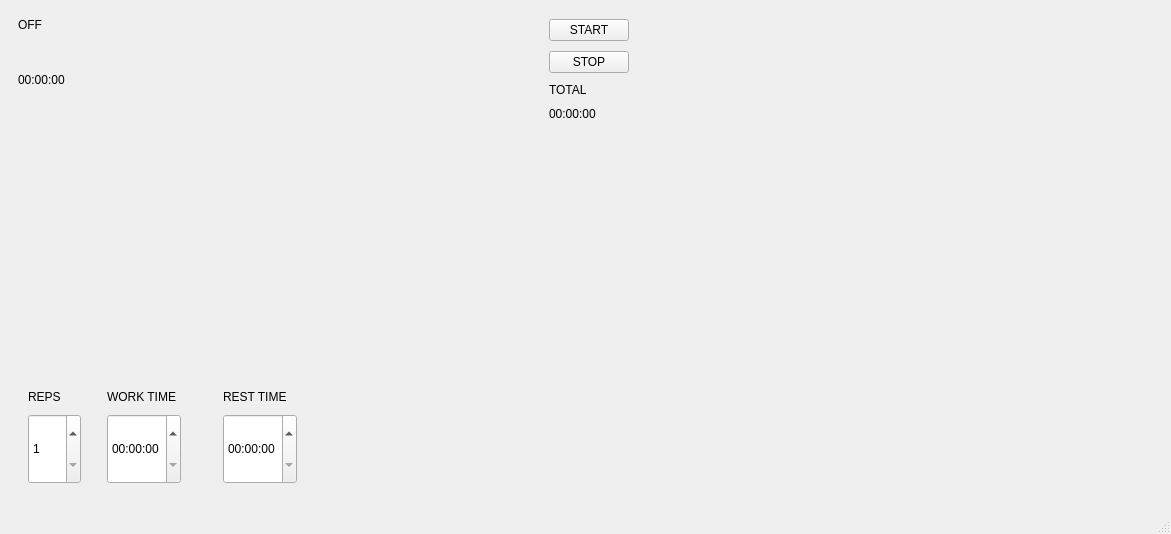
<?xml version="1.0" encoding="UTF-8"?>
<ui version="4.0">
 <class>MainWindow</class>
 <widget class="QMainWindow" name="MainWindow">
  <property name="geometry">
   <rect>
    <x>0</x>
    <y>0</y>
    <width>1171</width>
    <height>534</height>
   </rect>
  </property>
  <property name="sizePolicy">
   <sizepolicy hsizetype="Preferred" vsizetype="Preferred">
    <horstretch>0</horstretch>
    <verstretch>0</verstretch>
   </sizepolicy>
  </property>
  <property name="minimumSize">
   <size>
    <width>1095</width>
    <height>0</height>
   </size>
  </property>
  <property name="windowTitle">
   <string>@imitatehappiness timer-app</string>
  </property>
  <property name="windowIcon">
   <iconset resource="resources/resources.qrc">
    <normaloff>:/resources/icons/timer.png</normaloff>:/resources/icons/timer.png</iconset>
  </property>
  <property name="styleSheet">
   <string notr="true"/>
  </property>
  <widget class="QWidget" name="centralwidget">
   <layout class="QGridLayout" name="gridLayout_7">
    <item row="0" column="0">
     <widget class="QFrame" name="frame_2">
      <property name="frameShape">
       <enum>QFrame::NoFrame</enum>
      </property>
      <property name="frameShadow">
       <enum>QFrame::Raised</enum>
      </property>
      <layout class="QGridLayout" name="gridLayout">
       <item row="0" column="0">
        <layout class="QGridLayout" name="gridLayout_2">
         <item row="2" column="0" rowspan="6">
          <widget class="QLabel" name="l_timer_value">
           <property name="text">
            <string>00:00:00</string>
           </property>
          </widget>
         </item>
         <item row="1" column="0">
          <widget class="QLabel" name="l_off_work">
           <property name="styleSheet">
            <string notr="true"/>
           </property>
           <property name="text">
            <string>OFF</string>
           </property>
          </widget>
         </item>
        </layout>
       </item>
      </layout>
     </widget>
    </item>
    <item row="2" column="0">
     <spacer name="verticalSpacer">
      <property name="orientation">
       <enum>Qt::Vertical</enum>
      </property>
      <property name="sizeType">
       <enum>QSizePolicy::Expanding</enum>
      </property>
      <property name="sizeHint" stdset="0">
       <size>
        <width>20</width>
        <height>40</height>
       </size>
      </property>
     </spacer>
    </item>
    <item row="3" column="0">
     <widget class="QFrame" name="frame">
      <property name="frameShape">
       <enum>QFrame::NoFrame</enum>
      </property>
      <property name="frameShadow">
       <enum>QFrame::Raised</enum>
      </property>
      <layout class="QGridLayout" name="gridLayout_6">
       <item row="2" column="0">
        <widget class="QFrame" name="frame_4">
         <property name="frameShape">
          <enum>QFrame::NoFrame</enum>
         </property>
         <property name="frameShadow">
          <enum>QFrame::Raised</enum>
         </property>
         <layout class="QGridLayout" name="gridLayout_3">
          <property name="leftMargin">
           <number>10</number>
          </property>
          <property name="topMargin">
           <number>10</number>
          </property>
          <property name="rightMargin">
           <number>10</number>
          </property>
          <property name="bottomMargin">
           <number>10</number>
          </property>
          <property name="spacing">
           <number>10</number>
          </property>
          <item row="0" column="0">
           <widget class="QLabel" name="l_reps">
            <property name="text">
             <string>REPS</string>
            </property>
           </widget>
          </item>
          <item row="1" column="0" rowspan="2" colspan="3">
           <widget class="QSpinBox" name="sB_reps_value">
            <property name="sizePolicy">
             <sizepolicy hsizetype="Preferred" vsizetype="Preferred">
              <horstretch>0</horstretch>
              <verstretch>0</verstretch>
             </sizepolicy>
            </property>
            <property name="minimumSize">
             <size>
              <width>0</width>
              <height>70</height>
             </size>
            </property>
            <property name="styleSheet">
             <string notr="true"/>
            </property>
            <property name="suffix">
             <string/>
            </property>
            <property name="minimum">
             <number>1</number>
            </property>
           </widget>
          </item>
         </layout>
        </widget>
       </item>
       <item row="2" column="1">
        <widget class="QFrame" name="frame_5">
         <property name="frameShape">
          <enum>QFrame::NoFrame</enum>
         </property>
         <property name="frameShadow">
          <enum>QFrame::Raised</enum>
         </property>
         <layout class="QGridLayout" name="gridLayout_4">
          <property name="leftMargin">
           <number>10</number>
          </property>
          <property name="topMargin">
           <number>10</number>
          </property>
          <property name="rightMargin">
           <number>10</number>
          </property>
          <property name="bottomMargin">
           <number>10</number>
          </property>
          <property name="spacing">
           <number>10</number>
          </property>
          <item row="1" column="0" rowspan="2" colspan="3">
           <widget class="QTimeEdit" name="tE_work_time_value">
            <property name="sizePolicy">
             <sizepolicy hsizetype="Maximum" vsizetype="Preferred">
              <horstretch>0</horstretch>
              <verstretch>0</verstretch>
             </sizepolicy>
            </property>
            <property name="minimumSize">
             <size>
              <width>0</width>
              <height>70</height>
             </size>
            </property>
            <property name="currentSection">
             <enum>QDateTimeEdit::HourSection</enum>
            </property>
            <property name="displayFormat">
             <string>hh:mm:ss</string>
            </property>
           </widget>
          </item>
          <item row="0" column="0">
           <widget class="QLabel" name="l_work_time">
            <property name="text">
             <string>WORK TIME</string>
            </property>
           </widget>
          </item>
         </layout>
        </widget>
       </item>
       <item row="2" column="2">
        <widget class="QFrame" name="frame_6">
         <property name="frameShape">
          <enum>QFrame::NoFrame</enum>
         </property>
         <property name="frameShadow">
          <enum>QFrame::Raised</enum>
         </property>
         <layout class="QGridLayout" name="gridLayout_5">
          <property name="leftMargin">
           <number>10</number>
          </property>
          <property name="topMargin">
           <number>10</number>
          </property>
          <property name="rightMargin">
           <number>10</number>
          </property>
          <property name="bottomMargin">
           <number>10</number>
          </property>
          <property name="spacing">
           <number>10</number>
          </property>
          <item row="0" column="0">
           <widget class="QLabel" name="l_rest_time">
            <property name="text">
             <string>REST TIME</string>
            </property>
           </widget>
          </item>
          <item row="3" column="0" rowspan="2" colspan="2">
           <widget class="QTimeEdit" name="tE_rest_time_value">
            <property name="sizePolicy">
             <sizepolicy hsizetype="Maximum" vsizetype="Preferred">
              <horstretch>0</horstretch>
              <verstretch>0</verstretch>
             </sizepolicy>
            </property>
            <property name="minimumSize">
             <size>
              <width>0</width>
              <height>70</height>
             </size>
            </property>
            <property name="currentSection">
             <enum>QDateTimeEdit::HourSection</enum>
            </property>
            <property name="displayFormat">
             <string>hh:mm:ss</string>
            </property>
            <property name="calendarPopup">
             <bool>false</bool>
            </property>
           </widget>
          </item>
         </layout>
        </widget>
       </item>
       <item row="2" column="3">
        <spacer name="horizontalSpacer_2">
         <property name="orientation">
          <enum>Qt::Horizontal</enum>
         </property>
         <property name="sizeHint" stdset="0">
          <size>
           <width>40</width>
           <height>20</height>
          </size>
         </property>
        </spacer>
       </item>
      </layout>
     </widget>
    </item>
    <item row="0" column="2">
     <layout class="QGridLayout" name="gridLayout_8">
      <property name="leftMargin">
       <number>10</number>
      </property>
      <property name="topMargin">
       <number>10</number>
      </property>
      <property name="rightMargin">
       <number>10</number>
      </property>
      <property name="bottomMargin">
       <number>10</number>
      </property>
      <property name="spacing">
       <number>10</number>
      </property>
      <item row="2" column="0">
       <widget class="QLabel" name="l_total_remaining">
        <property name="text">
         <string>TOTAL</string>
        </property>
       </widget>
      </item>
      <item row="1" column="0">
       <widget class="QPushButton" name="pB_stop">
        <property name="font">
         <font>
          <bold>false</bold>
         </font>
        </property>
        <property name="layoutDirection">
         <enum>Qt::LeftToRight</enum>
        </property>
        <property name="text">
         <string>STOP</string>
        </property>
       </widget>
      </item>
      <item row="0" column="0">
       <widget class="QPushButton" name="pB_start_pause_resume">
        <property name="text">
         <string>START</string>
        </property>
        <property name="status" stdset="0">
         <UInt>0</UInt>
        </property>
       </widget>
      </item>
      <item row="3" column="0">
       <widget class="QLabel" name="l_total_remaining_value">
        <property name="styleSheet">
         <string notr="true"/>
        </property>
        <property name="text">
         <string>00:00:00</string>
        </property>
       </widget>
      </item>
     </layout>
    </item>
    <item row="0" column="3">
     <spacer name="horizontalSpacer">
      <property name="orientation">
       <enum>Qt::Horizontal</enum>
      </property>
      <property name="sizeHint" stdset="0">
       <size>
        <width>40</width>
        <height>20</height>
       </size>
      </property>
     </spacer>
    </item>
   </layout>
  </widget>
  <widget class="QMenuBar" name="menubar">
   <property name="geometry">
    <rect>
     <x>0</x>
     <y>0</y>
     <width>1171</width>
     <height>21</height>
    </rect>
   </property>
  </widget>
  <widget class="QStatusBar" name="statusbar"/>
 </widget>
 <resources>
  <include location="resources/resources.qrc"/>
 </resources>
 <connections/>
</ui>
